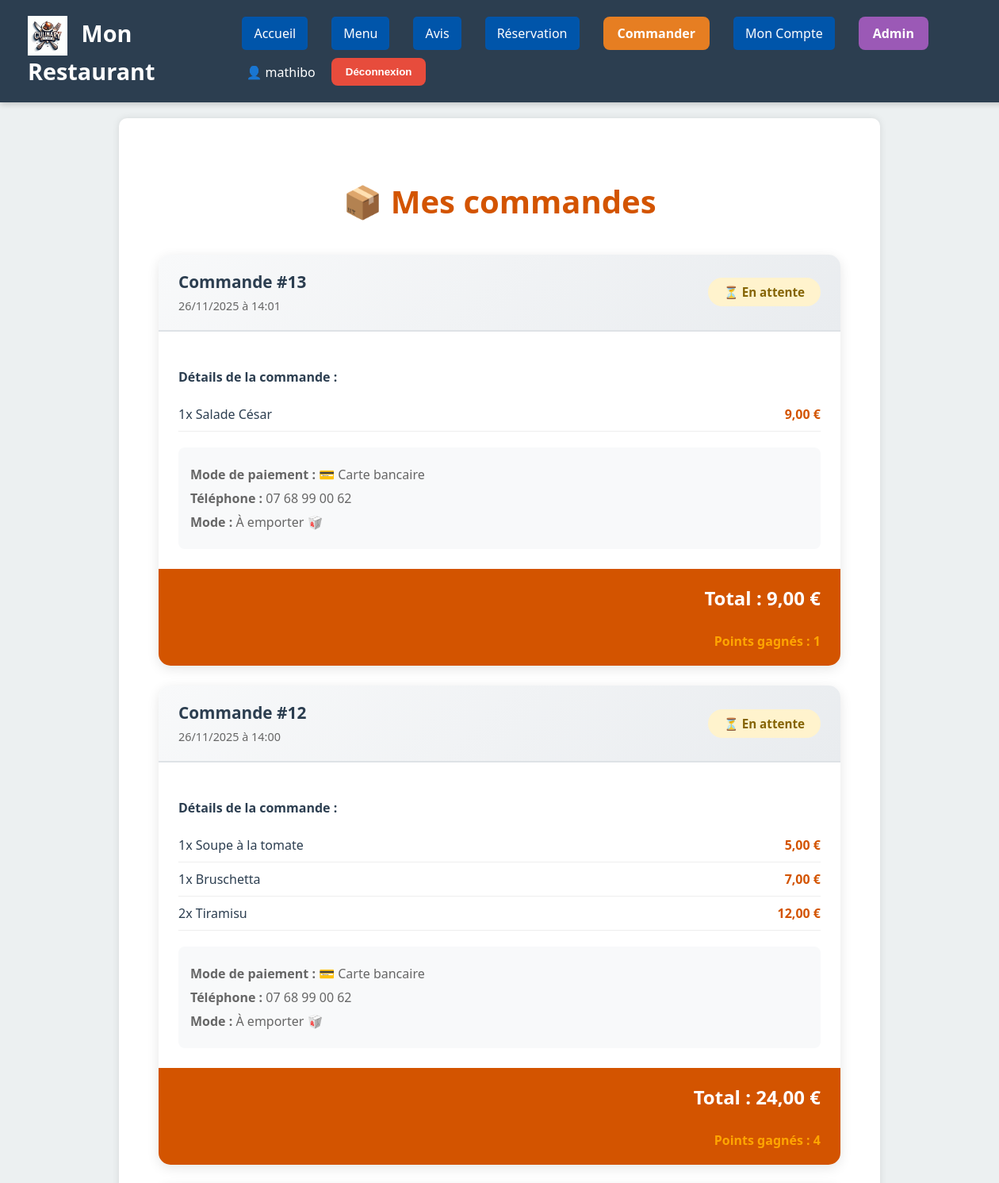
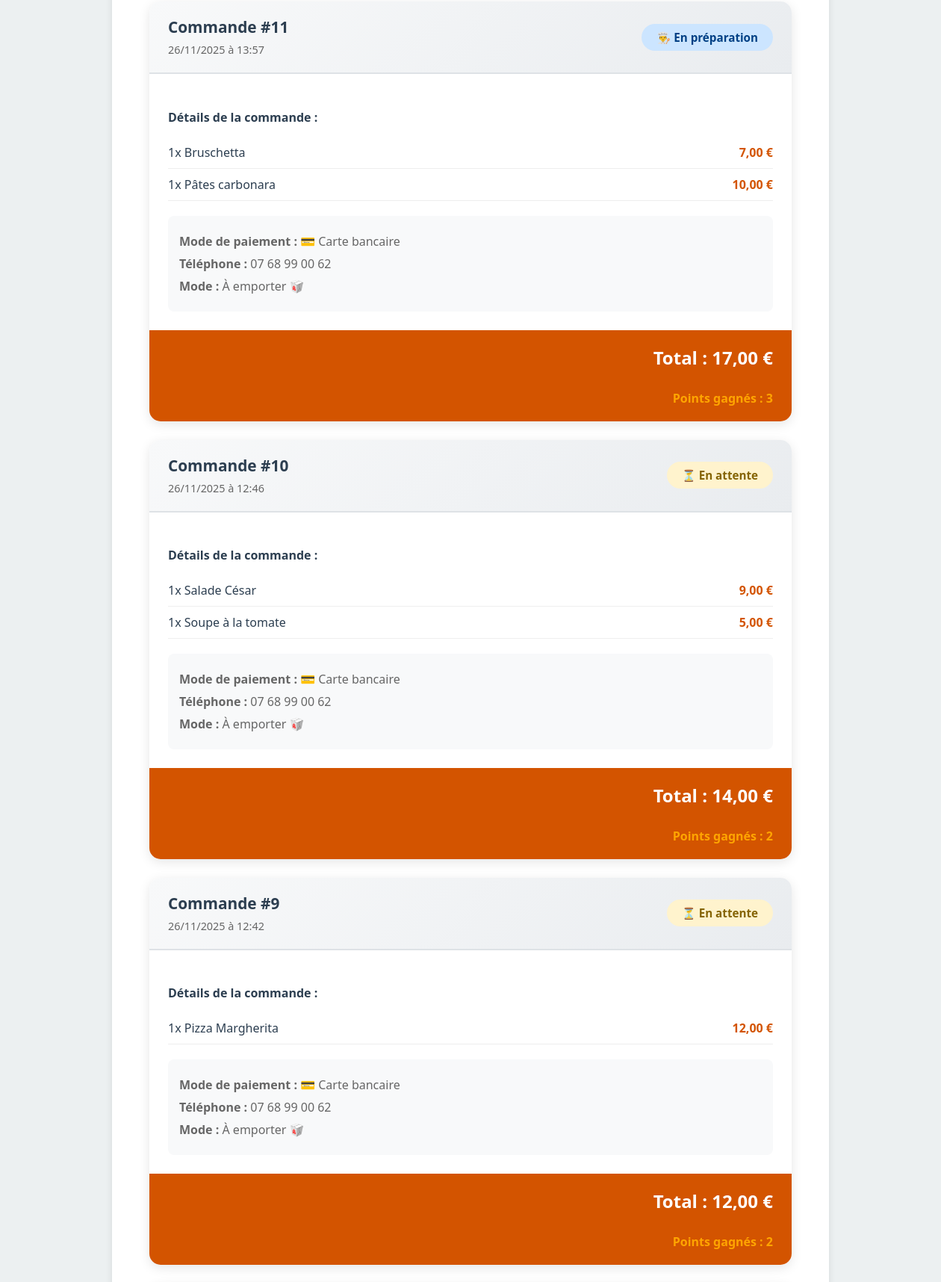
Page /mes-commandes/ (signed in, upper part) on the committed database (2 pictures, top to bottom).
### restaurant/models.py (models this page shows, shortened)
class Commande(models.Model):
    STATUTS = [
        ('en_attente', 'En attente'),
        ('en_preparation', 'En préparation'),
        ('prete', 'Prête'),
        ('livree', 'Livrée'),
        ('annulee', 'Annulée'),
    ]
    MODES_PAIEMENT = [
        ('carte', 'Carte bancaire'),
        ('especes', 'Espèces'),
        ('paypal', 'PayPal'),
    ]
    user = models.ForeignKey(User, on_delete=models.CASCADE, related_name='commandes')
    date_creation = models.DateTimeField(auto_now_add=True)
    statut = models.CharField(max_length=20, choices=STATUTS, default='en_attente')
    mode_paiement = models.CharField(max_length=20, choices=MODES_PAIEMENT)
    montant_total = models.DecimalField(max_digits=8, decimal_places=2)
    adresse_livraison = models.TextField(blank=True, null=True)
    telephone = models.CharField(max_length=20)
    points_gagnes = models.IntegerField(default=0)
    class Meta:
        verbose_name = "Commande"
        verbose_name_plural = "Commandes"
        ordering = ['-date_creation']

class LigneCommande(models.Model):
    commande = models.ForeignKey(Commande, on_delete=models.CASCADE, related_name='lignes')
    plat = models.ForeignKey(Plat, on_delete=models.CASCADE)
    quantite = models.PositiveIntegerField(default=1)
    prix_unitaire = models.DecimalField(max_digits=6, decimal_places=2)
    class Meta:
        verbose_name = "Ligne de commande"
        verbose_name_plural = "Lignes de commande"
    @property
    def sous_total(self):
        return self.quantite * self.prix_unitaire

class Plat(models.Model):
    nom = models.CharField(max_length=200, verbose_name="Nom du plat")
    description = models.TextField(verbose_name="Description")
    prix = models.DecimalField(max_digits=6, decimal_places=2, verbose_name="Prix (€)")
    categorie = models.ForeignKey(Categorie, on_delete=models.CASCADE, related_name='plats')
    image = models.ImageField(upload_to='plats/', blank=True, null=True)  # ✅ Remettre l'image
    disponible = models.BooleanField(default=True, verbose_name="Disponible")
    class Meta:
        verbose_name = "Plat"
        verbose_name_plural = "Plats"

### restaurant/views.py (the view)
# urls.py: path('mes-commandes/', views.mes_commandes, name='mes_commandes'),
@login_required(login_url='login')
def mes_commandes(request):
    commandes = Commande.objects.filter(user=request.user).prefetch_related('lignes__plat')
    return render(request, 'restaurant/mes_commandes.html', {'commandes': commandes})

### restaurant/templates/restaurant/mes_commandes.html (shortened to what this page needs)
{% extends 'restaurant/base.html' %}
{% block content %}
<div class="commandes-container">
    <h1 class="page-title">📦 Mes commandes</h1>
    {% if commandes %}
        {% for commande in commandes %}
            <div class="commande-card">
                <div class="commande-header">
                    <div class="commande-info">
                        <h3>Commande #{{ commande.id }}</h3>
                        <span class="commande-date">{{ commande.date_creation|date:"d/m/Y à H:i" }}</span>
                    </div>
                    <div class="commande-statut statut-{{ commande.statut }}">
                        {% if commande.statut == 'en_attente' %}⏳ En attente{% endif %}
                        {% if commande.statut == 'en_preparation' %}👨‍🍳 En préparation{% endif %}
                    </div>
                </div>
                <div class="commande-details">
                    <h4>Détails de la commande :</h4>
                    <ul class="commande-items">
                        {% for ligne in commande.lignes.all %}
                            <li>
                                <span class="item-nom">{{ ligne.quantite }}x {{ ligne.plat.nom }}</span>
                                <span class="item-prix">{{ ligne.sous_total }} €</span>
                            </li>
                        {% endfor %}
                    </ul>
                    <div class="commande-meta">
                        <p><strong>Mode de paiement :</strong>
                            {% if commande.mode_paiement == 'carte' %}💳 Carte bancaire{% endif %}
                        </p>
                        <p><strong>Téléphone :</strong> {{ commande.telephone }}</p>
                        {% if commande.adresse_livraison %}
                            <p><strong>Adresse de livraison :</strong> {{ commande.adresse_livraison }}</p>
                        {% else %}
                            <p><strong>Mode :</strong> À emporter 🥡</p>
                        {% endif %}
                    </div>
                </div>
                <div class="commande-footer">
                    <span class="commande-total">Total : {{ commande.montant_total }} €</span><br>
                    <span class="commande-points">Points gagnés : {{ commande.points_gagnes }}</span>
                </div>
            </div>
        {% endfor %}
    {% else %}
        <div class="no-commandes">
            <p>🍽️ Vous n'avez pas encore passé de commande.</p>
            <a href="{% url 'commander' %}" class="btn">Commander maintenant</a>
        </div>
    {% endif %}
</div>
{% endblock %}

### restaurant/templates/restaurant/base.html (shortened to what this page needs)
{% load static %}
<!DOCTYPE html>
<html lang="fr">
<head>
    <link rel="stylesheet" href="{% static 'restaurant/css/style.css' %}">
</head>
<body>
<header class="navbar">
    <div class="brand">
        <img src="{% static 'restaurant/images/conception-du-logo-aliment_863867-638.png' %}" alt="Logo" style="height: 50px; vertical-align: middle; margin-right: 10px;">
        Mon Restaurant
    </div>
    <nav>
        <a href="{% url 'accueil' %}">Accueil</a>
        <a href="{% url 'menu' %}">Menu</a>
        <a href="{% url 'avis' %}">Avis</a>
        {% if user.is_authenticated %}
            {% if user.profile.role == 'client' %}
                <a href="{% url 'reservations' %}">Réservation</a>
                <a href="{% url 'commander' %}" class="btn-commander">Commander</a>
                <a href="{% url 'mon_compte' %}">Mon Compte</a>
            {% elif user.profile.role == 'employe' %}
                <a href="{% url 'mon_compte_employe' %}">Mon Espace</a>
            {% endif %}
            {% if user.is_superuser %}
                <a href="/admin/" class="btn-admin">Admin</a>
            {% endif %}
            <span style="color: white; margin-left: 15px;">
                👤 {{ user.username }}
            </span>
            <form method="post" action="{% url 'logout' %}" style="display:inline;">
                <button type="submit" class="btn-logout">Déconnexion</button>
            </form>
        {% else %}
            <a href="{% url 'login' %}" class="btn-login">Connexion</a>
            <a href="{% url 'register' %}" class="btn-register">Inscription</a>
        {% endif %}
    </nav>
</header>
    <main>
        {% block content %}{% endblock %}
    </main>
</body>
</html>

### restaurant/static/restaurant/css/style.css (style rules this page uses)
:root { --primary: #d35400; --primary-dark: #a84300; --secondary: #2c3e50; --light: #f8f9fa; --gray: #ecf0f1; --dark: #2d3436; --radius: 10px; }
body { margin: 0; padding: 0; font-family: 'Segoe UI', Tahoma, Geneva, Verdana, sans-serif; background: var(--gray); color: var(--dark); min-height: 100vh; display: flex; flex-direction: column; }
.navbar { width: 100%; background: var(--secondary); color: white; padding: 20px 25px; display: flex; justify-content: space-between; align-items: center; position: static; box-shadow: 0 2px 8px rgba(0,0,0,0.2); }
.navbar .brand { font-size: 1.8rem; font-weight: bold; display: inline-block; margin-left: 10px; }
.navbar a { color: white; text-decoration: none; margin: 0 10px; padding: 10px 15px; background: #0055aa; border-radius: 5px; font-weight: 500; transition: background 0.3s; }
nav form button { background: var(--secondary); color: white; border: none; border-radius: var(--radius); padding: 8px 12px; cursor: pointer; font-weight: 600; margin-left: 10px; transition: 0.3s ease; }
main { flex: 1; margin-top: 20px; margin-bottom: 50px; width: 90%; max-width: 900px; background: white; padding: 30px; border-radius: 10px; box-shadow: 0 0 10px rgba(0,0,0,0.1); align-self: center; }
.navbar nav { display: flex; align-items: center; gap: 10px; flex-wrap: wrap; }

### restaurant/templates/restaurant/mes_commandes.html (style rules this page uses)
.commandes-container { max-width: 900px; margin: 0 auto; padding: 20px; }
.page-title { text-align: center; color: var(--primary); font-size: 2.5rem; margin-bottom: 40px; }
.commande-card { background: white; border-radius: 15px; box-shadow: 0 4px 15px rgba(0,0,0,0.1); margin-bottom: 25px; overflow: hidden; }
.commande-header { display: flex; justify-content: space-between; align-items: center; padding: 20px 25px; background: linear-gradient(135deg, #f8f9fa 0%, #e9ecef 100%); border-bottom: 2px solid #dee2e6; }
.commande-info h3 { color: var(--secondary); margin: 0 0 5px 0; font-size: 1.3rem; }
.commande-date { color: #666; font-size: 0.9rem; }
.commande-statut { padding: 8px 20px; border-radius: 20px; font-weight: 600; font-size: 0.95rem; }
.statut-en_attente { background: #fff3cd; color: #856404; }
.statut-en_preparation { background: #cce5ff; color: #004085; }
.commande-details { padding: 25px; }
.commande-details h4 { color: var(--secondary); margin-bottom: 15px; }
.commande-items { list-style: none; padding: 0; margin: 0 0 20px 0; }
.commande-items li { display: flex; justify-content: space-between; padding: 10px 0; border-bottom: 1px solid #eee; }
.item-nom { color: var(--secondary); font-weight: 500; }
.item-prix { color: var(--primary); font-weight: 600; }
.commande-meta { background: #f8f9fa; padding: 15px; border-radius: 8px; margin-top: 15px; }
.commande-meta p { margin: 8px 0; color: #666; }
.commande-footer { padding: 20px 25px; background: var(--primary); text-align: right; }
.commande-total { color: white; font-size: 1.5rem; font-weight: bold; display: block; }
.commande-points { color: #ffa500; font-weight: bold; margin-top: 5px; display: block; }

### restaurant/templates/restaurant/base.html (style rules this page uses)
.btn-commander { background: #e67e22 !important; padding: 10px 18px !important; border-radius: 8px !important; font-weight: 600 !important; color: white !important; }
.btn-admin { background: #9b59b6 !important; padding: 10px 18px !important; border-radius: 8px !important; font-weight: 600 !important; color: white !important; }
.btn-logout { background: #e74c3c; color: white; border: none; border-radius: 8px; padding: 10px 18px; cursor: pointer; font-weight: 600; margin-left: 10px; transition: 0.3s ease; }

### rows in the picture
Commande: id "13", date_creation "26/11/2025 à 14:01", statut "⏳ En attente", mode_paiement "💳 Carte bancaire", telephone "07 68 99 00 62", shows "Mode :", adresse_livraison "À emporter 🥡", montant_total "9,00", points_gagnes "1"
LigneCommande: quantite "1", plat.nom "Salade César", sous_total "9,00"
Commande: id "12", date_creation "26/11/2025 à 14:00", statut "⏳ En attente", mode_paiement "💳 Carte bancaire", telephone "07 68 99 00 62", shows "Mode :", adresse_livraison "À emporter 🥡", montant_total "24,00", points_gagnes "4"
LigneCommande: quantite "1", plat.nom "Soupe à la tomate", sous_total "5,00"
LigneCommande: quantite "1", plat.nom "Bruschetta", sous_total "7,00"
LigneCommande: quantite "2", plat.nom "Tiramisu", sous_total "12,00"
Commande: id "11", date_creation "26/11/2025 à 13:57", statut "👨‍🍳 En préparation", mode_paiement "💳 Carte bancaire", telephone "07 68 99 00 62", shows "Mode :", adresse_livraison "À emporter 🥡", montant_total "17,00", points_gagnes "3"
LigneCommande: quantite "1", plat.nom "Bruschetta", sous_total "7,00"
LigneCommande: quantite "1", plat.nom "Pâtes carbonara", sous_total "10,00"
Commande: id "10", date_creation "26/11/2025 à 12:46", statut "⏳ En attente", mode_paiement "💳 Carte bancaire", telephone "07 68 99 00 62", shows "Mode :", adresse_livraison "À emporter 🥡", montant_total "14,00", points_gagnes "2"
LigneCommande: quantite "1", plat.nom "Salade César", sous_total "9,00"
LigneCommande: quantite "1", plat.nom "Soupe à la tomate", sous_total "5,00"
Commande: id "9", date_creation "26/11/2025 à 12:42", statut "⏳ En attente", mode_paiement "💳 Carte bancaire", telephone "07 68 99 00 62", shows "Mode :", adresse_livraison "À emporter 🥡", montant_total "12,00", points_gagnes "2"
LigneCommande: quantite "1", plat.nom "Pizza Margherita", sous_total "12,00"

### other values in the picture
{{ user.username }} "mathibo"
